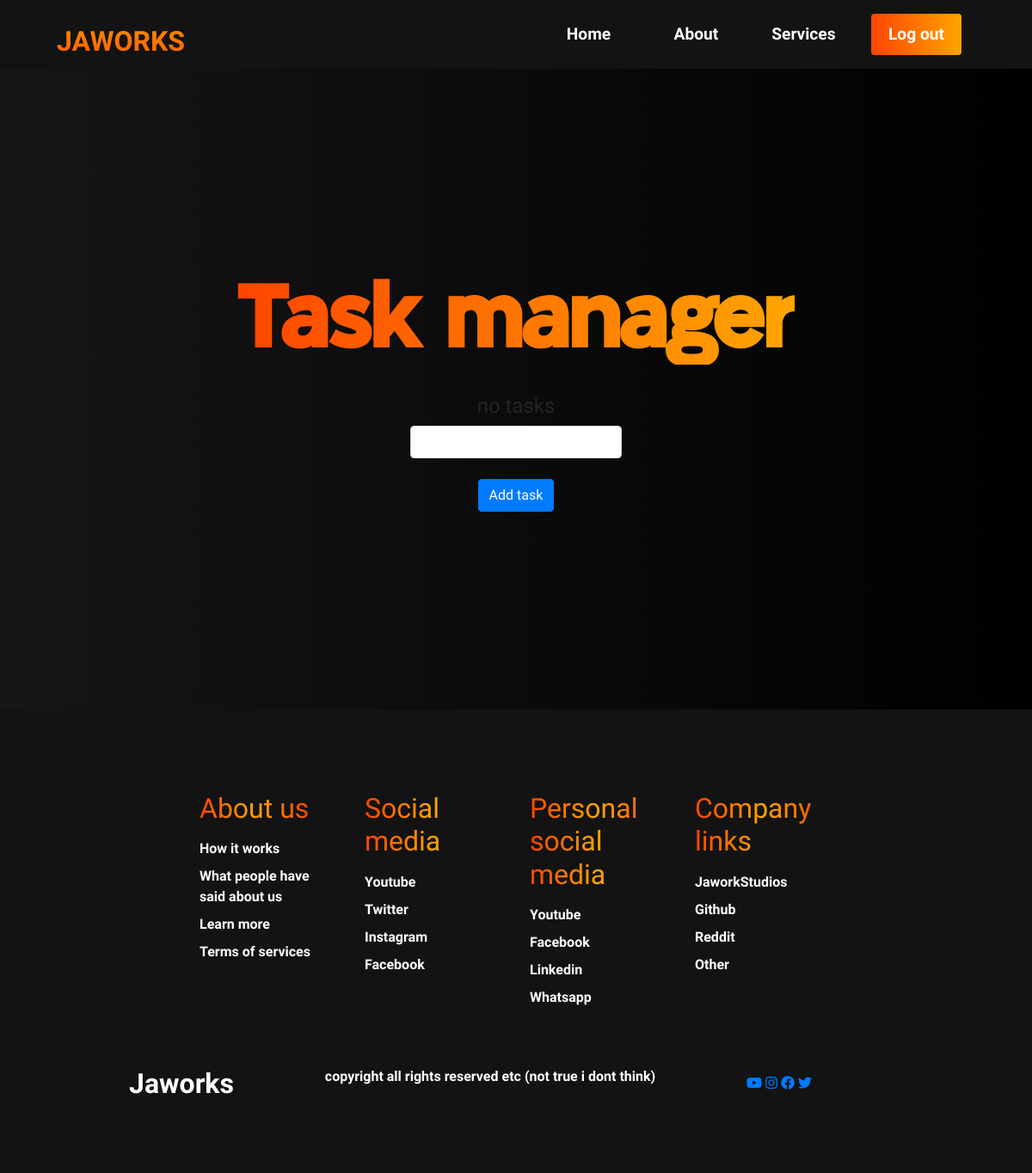
The page /tasklist (signed in) on the database as committed earlier.
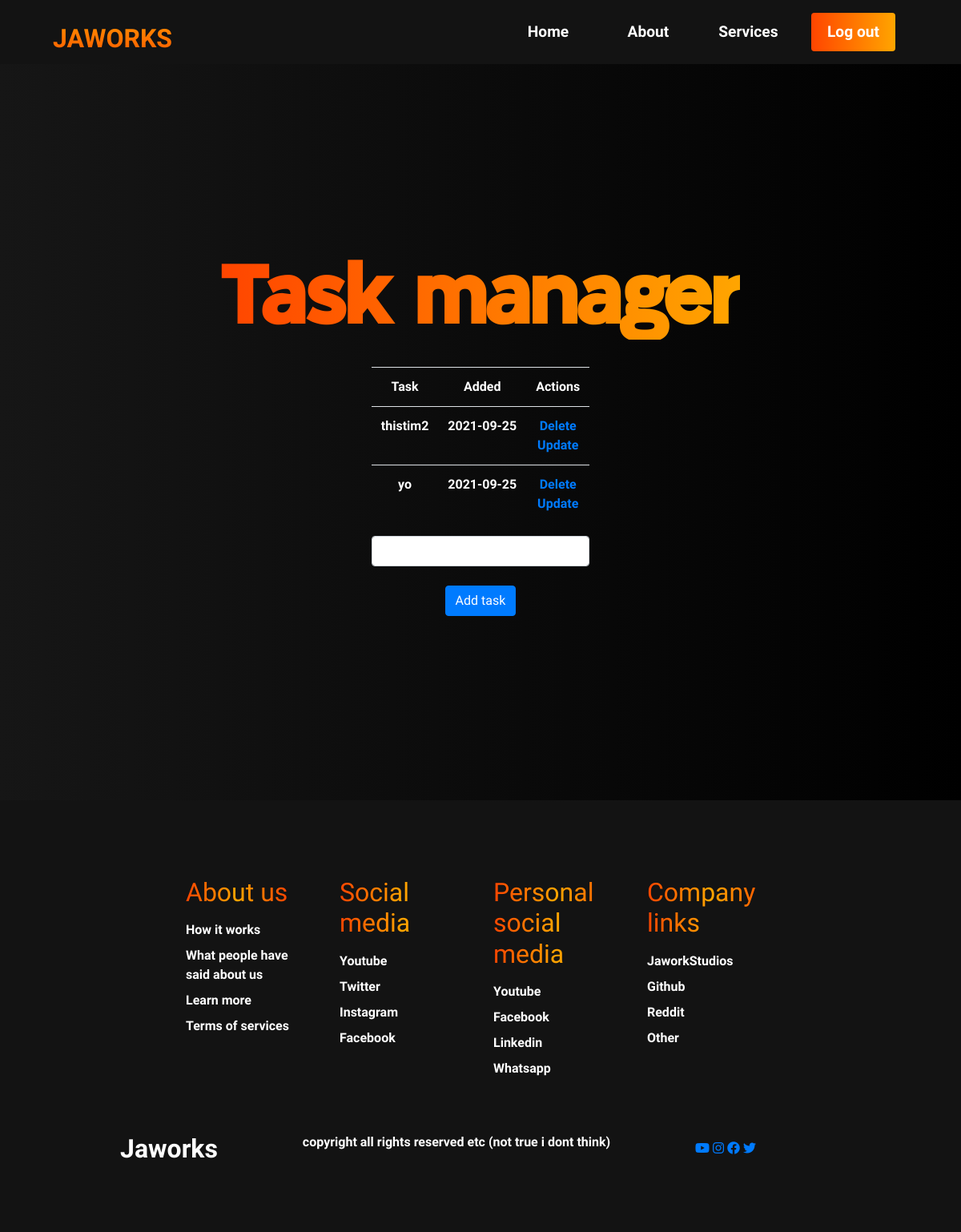
The same page on the database as committed later.
### website/models.py (models this page shows, shortened)
class Todo(db.Model):
    id = db.Column(db.Integer, primary_key=True) #think this is automatic as well
    content = db.Column(db.String(200), nullable=False)
    date_created = db.Column(db.DateTime, default=datetime.utcnow()) #automatic
    user_id = db.Column(db.Integer, db.ForeignKey('user.id')) #adding this todo model

### website/taskmanager.py (the view)
@taskmanager.route('/tasklist', methods=['GET', 'POST'])
@login_required
def tasks():
    if request.method == 'POST':
        task_content = request.form['content']
        new_task = Todo(content=task_content, user_id=current_user.id)
        try:
            db.session.add(new_task)
            db.session.commit()
            return redirect('/tasklist')
        except:
            return 'task was not added bro'
    else:
        return render_template('tasklist.html', user=current_user)

### main.py (called while the page is built)
@app.before_request
def before_request():
    if 'DYNO' in os.environ:
        if request.url.startswith('http://'):
            url = request.url.replace('http://', 'https://', 1)
            code = 301
            return redirect(url, code=code)

### website/__init__.py (called while the page is built)
def create_app():
    app = Flask(__name__)
    app.config['SECRET_KEY'] = 'pasdjapsodnhof bsiudfiusdfbisdf'
    app.config['SQLALCHEMY_DATABASE_URI'] = f'sqlite:///{DB_NAME}'
    app.config['SQLALCHEMY_TRACK_MODIFICATIONS'] = True
    db.init_app(app)
    login_manager = LoginManager()
    login_manager.login_view = 'auth.login'
    login_manager.init_app(app)
    @login_manager.user_loader
    def load_user(id):
        return User.query.get(int(id))
    from .views import views
    from .auth import auth
    from .taskmanager import taskmanager
    app.register_blueprint(views, url_prefix='/')
    app.register_blueprint(auth, url_prefix='/')
    app.register_blueprint(taskmanager, url_prefix='/')
    from .models import User, Note, Todo
    create_database(app)
    return app

### website/templates/tasklist.html (shortened to what this page needs)
{% extends "base.html" %}
{% block main %}
    <div class="hero" id="home">
        <div class="hero__container">
            <h1 class="hero__heading">
                <span>
                    Task manager
                </span>
            </h1>
            <div class="content">
                {% if user.todo|length < 1 %}
                <h4> no tasks </h4>
                {% else %}
                <table class="table" id="color">
                    <tr>
                        <th>Task</th>
                        <th>Added</th>
                        <th>Actions</th>
                    </tr>
                    {% for task in user.todo %}
                    <tr>
                        <td>{{ task.content }}</td>
                        <td>{{ task.date_created.date() }}</td>
                        <td>
                            <a href="/delete/{{ task.id }}">Delete</a>
                            <br>
                            <a href="/update/{{ task.id }}">Update</a>
                        </td>
                    </tr>
                    {% endfor %}
                </table>
                {% endif %}
                <div class="form">
                    <form action="/tasklist" method="POST">
                        <input type="text" name="content" id="content" class="form-control">
                        <br />
                        <input type="submit" value="Add task" class="btn btn-primary">
                    </form>
                </div>
            </div>
        </div>
    </div>
{% endblock %}

### website/templates/base.html (shortened to what this page needs)
<!DOCTYPE html>
<html lang="en">
<head>
    <link rel="stylesheet" href="https://use.fontawesome.com/releases/v5.15.4/css/all.css"
>
    <link rel="stylesheet" href="https://stackpath.bootstrapcdn.com/bootstrap/4.4.1/css/bootstrap.min.css"
>
    <link rel="stylesheet" href="{{ url_for('static', filename='styles.css') }}">
</head>
<body>
    <nav class="navbar">
        <div class="navbar__container">
            <a href="/" id="navbar__logo">JAWORKS</a>
            <ul class="navbar__menu">
                {% if user.is_authenticated %}
                <li class="navbar__item">
                    <a href="#home" class="navbar__links" id="home-page">
                    Home
                    </a>
                </li>
                <li class="navbar__item">
                    <a href="#about" class="navbar__links" id="about-page">
                    About
                    </a>
                </li>
                <li class="navbar__item">
                    <a href="#services" class="navbar__links" id="services-page">
                    Services
                    </a>
                </li>
                <li class="navbar__btn">
                    <a href="/logout" class="button" id="logout">
                        Log out
                    </a>
                </li>
                {% endif %}
            </ul>
        </div>
    </nav>
    {% block main %}
    {% endblock %}
    <div class="footer__container">
        <div class="footer__links">
            <div class="footer__link--wrapper">
                <div class="footer__link--items">
                    <h2>About us</h2>
                    <a href="/sign-up">How it works</a>
                    <a href="/sign-up">What people have said about us</a>
                    <a href="/sign-up">Learn more</a>
                    <a href="/sign-up">Terms of services</a>
                </div>
                <div class="footer__link--items">
                    <h2>Social media</h2>
                    <a href="/sign-up">Youtube</a>
                    <a href="/sign-up">Twitter</a>
                    <a href="/sign-up">Instagram</a>
                    <a href="/sign-up">Facebook</a>
                </div>
            </div>
            <div class="footer__link--wrapper">
                <div class="footer__link--items">
                    <h2>Personal social media</h2>
                    <a href="/sign-up">Youtube</a>
                    <a href="/sign-up">Facebook</a>
                    <a href="/sign-up">Linkedin</a>
                    <a href="/sign-up">Whatsapp</a>
                </div>
                <div class="footer__link--items">
                    <h2>Company links</h2>
                    <a href="/sign-up">JaworkStudios</a>
                    <a href="/sign-up">Github</a>
                    <a href="/sign-up">Reddit</a>
                    <a href="/sign-up">Other</a>
                </div>
            </div>
        </div>
        <section class="social__media">
            <div class="social__media--wrap">
                <div class="footer__logo">
                    <a href="/" id="footer__logo">Jaworks</a>
                </div>
                <p class="website__rights">copyright all rights reserved etc (not true i dont think)
                    <div class="social__icons">
                        <a href="/" class="social__icon--link"><i class="fab fa-youtube" target="_blank"></i></a>
                        <a href="/" class="social__icon--link"><i class="fab fa-instagram" target="_blank"></i></a>
                        <a href="/" class="social__icon--link"><i class="fab fa-facebook" target="_blank"></i></a>
                        <a href="/" class="social__icon--link"><i class="fab fa-twitter" target="_blank"></i></a>
                    </div>
                </p>
            </div>
        </section>
    </div>
</body>
</html>

### website/static/styles.css (style rules this page uses)
* { box-sizing: border-box; margin:0; padding: 0; font-family: 'Kumbh Sans', sans-serif; scroll-behavior: smooth; font-weight: bold; }
body { overflow-x: hidden; }
#color { color:white; text-decoration: none; }
.navbar { background: #131313; height: 80px; display: flex; justify-content: center; align-items: center; font-size: 1.2rem; position: sticky; top: 0; z-index: 2000; }
.navbar__container { display: flex; justify-content: space-between; height: 80px; z-index: 1; width: 100%; max-width: 1300px; margin: 0 auto; padding: 0 50px; }
#navbar__logo { background-color: white; background-image: linear-gradient(to top, #FF4500 0%, #FFA500 100%); background-size: 100%; -webkit-background-clip: text; -moz-background-clip: text; -webkit-text-fill-color: transparent; -moz-text-fill-color: transparent; display: flex; cursor: pointer; align-items: center; text-decoration: none; font-size: 2rem; }
.navbar__menu { display: flex; align-items: center; list-style: none; text-align: center; }
.navbar__item { height: 80px; }
.navbar__links { color: white; display: flex; align-items: center; justify-content: center; width: 125px; text-decoration: none; padding: 0 1rem; height: 100%; transition: all 0.3s ease; }
.navbar__btn { display: flex; justify-content: center; align-items: center; padding: 0 1rem; width: 100%; }
.button { display: flex; justify-content: center; align-items: center; text-decoration: none; padding: 10px 20px; height: 100%; width: 100%; border: none; outline: none; border-radius: 4px; background: #FF4500; background: -webkit-linear-gradient(to right, #FF4500, #FFA500); background: linear-gradient(to right, #FF4500, #FFA500); color:white; transition: all 0.3s ease; font-weight: bold; text-decoration: none; }
.hero { background: #000000; background: linear-gradient(to right, #161616, #000000); padding: 200px 0; }
.hero__container { display: flex; flex-direction: column; justify-content: center; align-items:center; max-width: 1200px; margin: 0 auto; height: 90%; text-align: center; padding: 30px; }
.hero__heading { font-size: 100px; margin-bottom: 24px; color: white; }
.hero__heading span { font-family: TangoSans; background-size: 300px, 300px; background: #FFE000; background: -webkit-linear-gradient(to right, #FF4500, #FFA500); background: linear-gradient(to right, #FF4500, #FFA500); -webkit-background-clip: text; -moz-background-clip: text; -webkit-text-fill-color: transparent; -moz-text-fill-color: transparent; }
.footer__container { background-color: #131313; padding: 5rem 0; display: flex; flex-direction: column; justify-content: center; align-items: center; }
#footer__logo { color:white; display: flex; align-items: center; cursor: pointer; text-decoration: none; font-size: 2rem; }
.footer__links { width: 100%; max-width: 1000px; display: flex; justify-content: center; }
.footer__link--wrapper { display: flex; }
.footer__link--items { display: flex; flex-direction: column; align-items: flex-start; margin: 16px; text-align: left; width: 160px; box-sizing: border-box; }
.footer__link--items h2 { margin-bottom: 16px; background: #FFE000; background: -webkit-linear-gradient(to right, #FF4500, #FFA500, #FF4500); background: linear-gradient(to right, #FF4500, #FFA500, #FF4500); background-size: 100%; -webkit-background-clip: text; -moz-background-clip: text; -webkit-text-fill-color: transparent; -moz-text-fill-color: transparent; }
.footer__link--items a { color: white; text-decoration: none; margin-bottom: 0.5rem; }
.social__media { max-width: 1000px; width: 100%; }
.social__media--wrap { display: flex; justify-content: space-between; align-items: center; width: 90%; max-width: 1000px; margin: 40px auto 0 auto; }
.website__rights { color:white; }

Rows that differ between the two databases and show on the page:
now on this page (row edited): Todo: content "thistim2", date_created "2021-09-25"
added Todo: content "yo", date_created "2021-09-25"
Other text that changed with them:
text no longer shown: "no tasks"
text now shown: "Task Added Actions"
